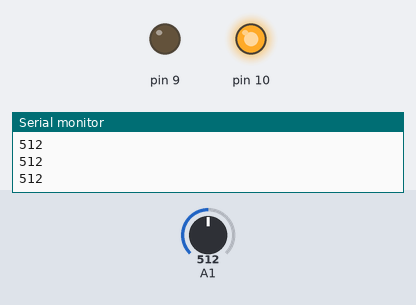
The sketch below on a simulated Arduino Uno, built with avr-gcc and run on an emulated ATmega328P. Shown: output pins drawn as LEDs (lit = HIGH), the last lines printed to the serial monitor. The inputs (shaded band) are chosen by the test bench; at power-on: A1 = 512.

Above: at 1.2 s.
1.3 s: A1 set to 853
2.8 s: A1 set to 888
At 4.0 s:
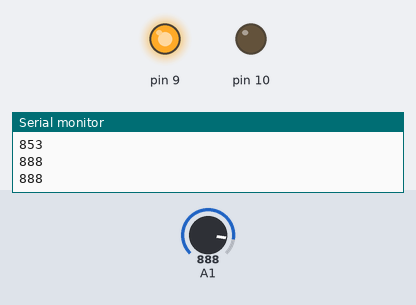
4.3 s: A1 set to 860
At 5.6 s:
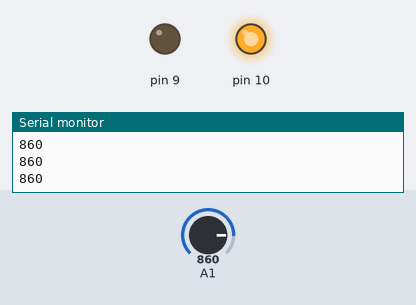
6.3 s: A1 set to 880
At 6.9 s:
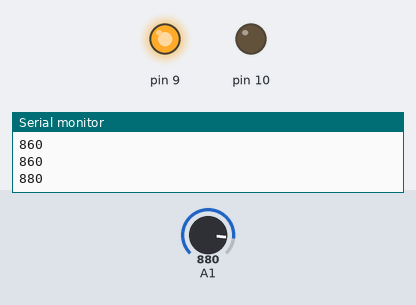
Timing chart, 0 to 8.8 s (numbered marks = the images above; inputs shaded):
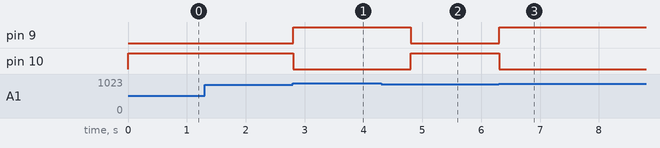

The sketch:

20201119.ANTI_DETH_SENSOR.ino
```cpp
int sensor = 0;
void setup() {
  Serial.begin(9600);
  pinMode(1,INPUT);
  Serial.println(sensor);
  pinMode(10,OUTPUT);
  pinMode(9,OUTPUT);

}

void loop() {
  sensor = analogRead(A1);
  Serial.println(sensor);

  if( sensor <=870)
  {
    digitalWrite(10,HIGH);
    digitalWrite(9,LOW);
    noTone(6);
  }
  if( sensor >870)
  {
    digitalWrite(10,LOW);
    digitalWrite(9,HIGH);
    //tone(6,700);
    delay(500);
    noTone(6);
    delay(500);
  }
}
```

Measured:
- the behaviour switches between 870 and 871 on A1 (found by bisection; images 0 and 1)
- after the input at 2.8 s, pin 9: LOW → HIGH at once; pin 10: HIGH → LOW at once
- after the input at 4.3 s, pin 9: HIGH → LOW after 0.51 s; pin 10: LOW → HIGH after 0.51 s
- after the input at 6.3 s, pin 9: LOW → HIGH at once; pin 10: HIGH → LOW at once
